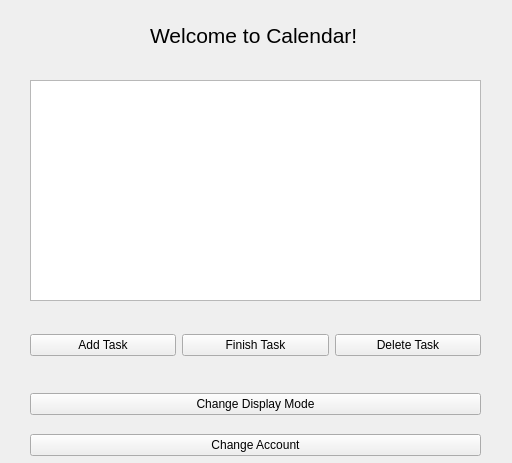
<?xml version="1.0" encoding="UTF-8"?>
<ui version="4.0">
 <class>User</class>
 <widget class="QWidget" name="User">
  <property name="geometry">
   <rect>
    <x>0</x>
    <y>0</y>
    <width>512</width>
    <height>463</height>
   </rect>
  </property>
  <property name="windowTitle">
   <string>Form</string>
  </property>
  <widget class="QLabel" name="label">
   <property name="geometry">
    <rect>
     <x>150</x>
     <y>10</y>
     <width>221</width>
     <height>51</height>
    </rect>
   </property>
   <property name="text">
    <string>&lt;html&gt;&lt;head/&gt;&lt;body&gt;&lt;p&gt;&lt;span style=&quot; font-size:16pt;&quot;&gt;Welcome to Calendar!&lt;/span&gt;&lt;/p&gt;&lt;/body&gt;&lt;/html&gt;</string>
   </property>
  </widget>
  <widget class="QListWidget" name="listWidget">
   <property name="geometry">
    <rect>
     <x>30</x>
     <y>80</y>
     <width>451</width>
     <height>221</height>
    </rect>
   </property>
  </widget>
  <widget class="QWidget" name="horizontalLayoutWidget">
   <property name="geometry">
    <rect>
     <x>30</x>
     <y>320</y>
     <width>451</width>
     <height>51</height>
    </rect>
   </property>
   <layout class="QHBoxLayout" name="horizontalLayout">
    <item>
     <widget class="QPushButton" name="pushButton_3">
      <property name="text">
       <string>Add Task</string>
      </property>
     </widget>
    </item>
    <item>
     <widget class="QPushButton" name="pushButton_2">
      <property name="text">
       <string>Finish Task</string>
      </property>
     </widget>
    </item>
    <item>
     <widget class="QPushButton" name="pushButton">
      <property name="text">
       <string>Delete Task</string>
      </property>
     </widget>
    </item>
   </layout>
  </widget>
  <widget class="QWidget" name="verticalLayoutWidget">
   <property name="geometry">
    <rect>
     <x>30</x>
     <y>380</y>
     <width>451</width>
     <height>89</height>
    </rect>
   </property>
   <layout class="QVBoxLayout" name="verticalLayout">
    <item>
     <widget class="QPushButton" name="pushButton_4">
      <property name="text">
       <string>Change Display Mode</string>
      </property>
     </widget>
    </item>
    <item>
     <widget class="QPushButton" name="pushButton_5">
      <property name="text">
       <string>Change Account</string>
      </property>
     </widget>
    </item>
   </layout>
  </widget>
 </widget>
 <resources/>
 <connections/>
</ui>
